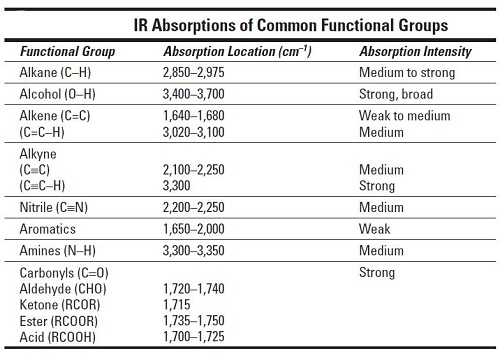
#> input picture IRtable.jpg, 500 x 361 px; its folder holds only this picture in this run
$ python -i FSI.py   (imports and definitions only)   (older library calls are emulated)
#> lines starting #> are read from the running program, lines starting #| are printed output that depends on the picture
from ctypes import resize
from email.mime import image
from fileinput import filename
from msilib.schema import Directory
from tkinter import *
from tkinter import ttk
import tkinter
from turtle import bgcolor
from PIL import ImageTk, Image, ImageDraw
from tkinter import filedialog as fd
import os
from functools import partial
import turtle
from setuptools import Command


### used to keep track of all the other images,
# [1 line not run here, left out]
init_imageobj = []


#print(os.path)
### creates the program
# [2 lines not run here, left out]

### sizing the window
# [1 line that did not run here, left out]
# [1 line that did not run here, left out]
#print(screen_height)
# [1 line that did not run here, left out]
# [1 line that did not run here, left out]
#print(screen_width)


### makes this full screen
# [2 lines not run here, left out]

### setups of the drawing feature so that the button is OFF initially
# [1 line that did not run here, left out]

# [1 line that did not run here, left out]

### widgets!
# [1 line that did not run here, left out]
# [1 line not run here, left out]

class ImageOBJ:
    ### keeping track of all the image versions for all the functions
    ### pil is used to put the image on the canvas
    def __init__(self, filename):
#> called with filename = 'IRtable.jpg'
        self.name = filename
        self.orignal = Image.open(self.name)
#> self.orignal is the input picture: PIL image 500x361 RGB; mean R, G, B 232.2, 232.1, 232
        self.thumbnail = Image.open(self.name).resize((100,100), Image.ANTIALIAS)
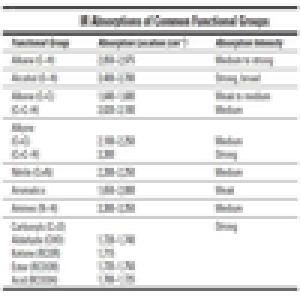
#> self.thumbnail: PIL image 100x100 RGB (shown 3 times larger); mean R, G, B 231, 230.9, 230.9
        self.pilThumbnail = ImageTk.PhotoImage(self.thumbnail)
        self.pilOrignal = ImageTk.PhotoImage(self.orignal)
        self.currVersion = Image.open(self.name)
        self.pilcurrVersion = ImageTk.PhotoImage(self.currVersion)
        ### going to be used for an undo feature
        self.imageStates = []
        self.imageStates.append(self.pilOrignal)
        ### transparent layer to draw on
        self.drawingCanvas = Image.new("RGBA", (self.currVersion.width, self.currVersion.height))
#> self.drawingCanvas: PIL image 500x361 RGBA; every value is 0

    ### resize the image and transparent layer
    # [11 lines left out: function ImageScale, not called in this run]

    ### need to update the image everytime we make a change, UPDATING PIL image
    def update(self):
        self.drawingCanvas = self.drawingCanvas.resize((self.currVersion.width, self.currVersion.height), Image.ANTIALIAS)
        temp = self.currVersion.convert("RGBA")
        ### puts the drawing onto the image
        temp.paste(self.drawingCanvas, (0,0), self.drawingCanvas)
        self.pilcurrVersion = ImageTk.PhotoImage(temp)


### load in images for the other image buttons
# [467 lines left out: functions load_init, IR_MS_open, fingerprint_open, not called in this run]


### creating a menu
# [1 line that did not run here, left out]
### file menu option
# [1 line that did not run here, left out]

sub_menu = Menu(file, tearoff=0)
# [14 lines not run here, left out]

>>> result = ImageOBJ('IRtable.jpg').update()

$ run again, on MSloses.PNG
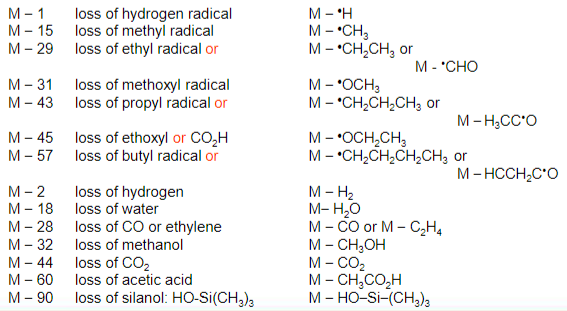
#> input picture MSloses.PNG, 567 x 311 px
#> in __init__, self.orignal is the input picture: PIL image 567x311 RGBA; mean R, G, B, A 241.3, 241.2, 241.1, 255
#> in __init__, `self.thumbnail = Image.open(self.name).resize((100,100), Image.ANTIALI..`:
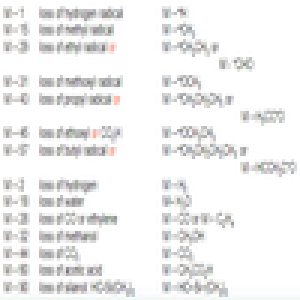
#> self.thumbnail: PIL image 100x100 RGBA (shown 3 times larger); mean R, G, B, A 240.5, 240.4, 240.3, 255
#> self.drawingCanvas: PIL image 567x311 RGBA; every value is 0
